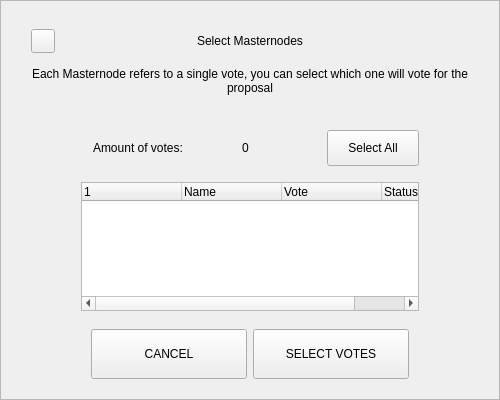
<?xml version="1.0" encoding="UTF-8"?>
<ui version="4.0">
 <class>MnSelectionDialog</class>
 <widget class="QWidget" name="MnSelectionDialog">
  <property name="geometry">
   <rect>
    <x>0</x>
    <y>0</y>
    <width>500</width>
    <height>400</height>
   </rect>
  </property>
  <property name="windowTitle">
   <string notr="true">N/A</string>
  </property>
  <layout class="QVBoxLayout" name="verticalLayout_3">
   <property name="spacing">
    <number>0</number>
   </property>
   <property name="leftMargin">
    <number>0</number>
   </property>
   <property name="topMargin">
    <number>0</number>
   </property>
   <property name="rightMargin">
    <number>0</number>
   </property>
   <property name="bottomMargin">
    <number>0</number>
   </property>
   <item>
    <widget class="QFrame" name="frame">
     <property name="styleSheet">
      <string notr="true"/>
     </property>
     <property name="frameShape">
      <enum>QFrame::StyledPanel</enum>
     </property>
     <property name="frameShadow">
      <enum>QFrame::Raised</enum>
     </property>
     <layout class="QVBoxLayout" name="verticalLayout_2">
      <property name="spacing">
       <number>6</number>
      </property>
      <property name="leftMargin">
       <number>30</number>
      </property>
      <property name="topMargin">
       <number>20</number>
      </property>
      <property name="rightMargin">
       <number>30</number>
      </property>
      <property name="bottomMargin">
       <number>20</number>
      </property>
      <item>
       <layout class="QHBoxLayout" name="horizontalLayout_3">
        <property name="spacing">
         <number>0</number>
        </property>
        <item>
         <widget class="QPushButton" name="btnEsc">
          <property name="minimumSize">
           <size>
            <width>24</width>
            <height>24</height>
           </size>
          </property>
          <property name="maximumSize">
           <size>
            <width>24</width>
            <height>24</height>
           </size>
          </property>
          <property name="focusPolicy">
           <enum>Qt::NoFocus</enum>
          </property>
          <property name="text">
           <string/>
          </property>
         </widget>
        </item>
        <item>
         <spacer name="horizontalSpacer_2">
          <property name="orientation">
           <enum>Qt::Horizontal</enum>
          </property>
          <property name="sizeHint" stdset="0">
           <size>
            <width>40</width>
            <height>20</height>
           </size>
          </property>
         </spacer>
        </item>
        <item>
         <widget class="QLabel" name="labelTitle">
          <property name="minimumSize">
           <size>
            <width>0</width>
            <height>40</height>
           </size>
          </property>
          <property name="maximumSize">
           <size>
            <width>16777215</width>
            <height>40</height>
           </size>
          </property>
          <property name="styleSheet">
           <string notr="true">padding-right:24px;</string>
          </property>
          <property name="text">
           <string>Select Masternodes</string>
          </property>
          <property name="alignment">
           <set>Qt::AlignCenter</set>
          </property>
          <property name="margin">
           <number>7</number>
          </property>
         </widget>
        </item>
        <item>
         <spacer name="horizontalSpacer">
          <property name="orientation">
           <enum>Qt::Horizontal</enum>
          </property>
          <property name="sizeHint" stdset="0">
           <size>
            <width>40</width>
            <height>20</height>
           </size>
          </property>
         </spacer>
        </item>
       </layout>
      </item>
      <item>
       <widget class="QLabel" name="labelMessage">
        <property name="text">
         <string>Each Masternode refers to a single vote, you can select which one will vote for the proposal</string>
        </property>
        <property name="alignment">
         <set>Qt::AlignCenter</set>
        </property>
        <property name="wordWrap">
         <bool>true</bool>
        </property>
       </widget>
      </item>
      <item>
       <spacer name="verticalSpacer">
        <property name="orientation">
         <enum>Qt::Vertical</enum>
        </property>
        <property name="sizeType">
         <enum>QSizePolicy::Fixed</enum>
        </property>
        <property name="sizeHint" stdset="0">
         <size>
          <width>20</width>
          <height>20</height>
         </size>
        </property>
       </spacer>
      </item>
      <item>
       <widget class="QWidget" name="widget" native="true">
        <property name="minimumSize">
         <size>
          <width>0</width>
          <height>55</height>
         </size>
        </property>
        <layout class="QVBoxLayout" name="verticalLayout">
         <property name="spacing">
          <number>0</number>
         </property>
         <property name="leftMargin">
          <number>50</number>
         </property>
         <property name="topMargin">
          <number>0</number>
         </property>
         <property name="rightMargin">
          <number>50</number>
         </property>
         <property name="bottomMargin">
          <number>0</number>
         </property>
         <item>
          <widget class="QWidget" name="containerTop" native="true">
           <layout class="QHBoxLayout" name="horizontalLayout_2">
            <property name="spacing">
             <number>3</number>
            </property>
            <property name="leftMargin">
             <number>0</number>
            </property>
            <property name="topMargin">
             <number>0</number>
            </property>
            <property name="rightMargin">
             <number>0</number>
            </property>
            <property name="bottomMargin">
             <number>0</number>
            </property>
            <item>
             <widget class="QWidget" name="containerAmountOfVotes" native="true">
              <property name="minimumSize">
               <size>
                <width>180</width>
                <height>36</height>
               </size>
              </property>
              <property name="maximumSize">
               <size>
                <width>16777215</width>
                <height>36</height>
               </size>
              </property>
              <layout class="QHBoxLayout" name="horizontalLayout_4" stretch="1,0">
               <property name="spacing">
                <number>4</number>
               </property>
               <property name="leftMargin">
                <number>12</number>
               </property>
               <property name="topMargin">
                <number>4</number>
               </property>
               <property name="rightMargin">
                <number>12</number>
               </property>
               <property name="bottomMargin">
                <number>4</number>
               </property>
               <item>
                <widget class="QLabel" name="labelAmountOfVotesText">
                 <property name="minimumSize">
                  <size>
                   <width>140</width>
                   <height>0</height>
                  </size>
                 </property>
                 <property name="maximumSize">
                  <size>
                   <width>16777215</width>
                   <height>16777215</height>
                  </size>
                 </property>
                 <property name="text">
                  <string>Amount of votes:</string>
                 </property>
                </widget>
               </item>
               <item>
                <widget class="QLabel" name="labelAmountOfVotes">
                 <property name="text">
                  <string notr="true">0</string>
                 </property>
                </widget>
               </item>
              </layout>
             </widget>
            </item>
            <item>
             <spacer name="horizontalSpacer_3">
              <property name="orientation">
               <enum>Qt::Horizontal</enum>
              </property>
              <property name="sizeHint" stdset="0">
               <size>
                <width>211</width>
                <height>20</height>
               </size>
              </property>
             </spacer>
            </item>
            <item>
             <widget class="QPushButton" name="btnSelectAll">
              <property name="minimumSize">
               <size>
                <width>92</width>
                <height>36</height>
               </size>
              </property>
              <property name="maximumSize">
               <size>
                <width>16777215</width>
                <height>36</height>
               </size>
              </property>
              <property name="focusPolicy">
               <enum>Qt::NoFocus</enum>
              </property>
              <property name="text">
               <string>Select All</string>
              </property>
              <property name="checkable">
               <bool>true</bool>
              </property>
              <property name="checked">
               <bool>false</bool>
              </property>
             </widget>
            </item>
           </layout>
          </widget>
         </item>
        </layout>
       </widget>
      </item>
      <item>
       <layout class="QHBoxLayout" name="horizontalLayout_6">
        <property name="leftMargin">
         <number>50</number>
        </property>
        <property name="rightMargin">
         <number>50</number>
        </property>
        <item>
         <widget class="QTreeWidget" name="treeWidget">
          <property name="focusPolicy">
           <enum>Qt::NoFocus</enum>
          </property>
          <property name="styleSheet">
           <string notr="true">outline: 0;</string>
          </property>
          <column>
           <property name="text">
            <string/>
           </property>
          </column>
          <column>
           <property name="text">
            <string>Name</string>
           </property>
          </column>
          <column>
           <property name="text">
            <string>Vote</string>
           </property>
          </column>
          <column>
           <property name="text">
            <string>Status</string>
           </property>
          </column>
         </widget>
        </item>
       </layout>
      </item>
      <item>
       <spacer name="verticalSpacer_3">
        <property name="orientation">
         <enum>Qt::Vertical</enum>
        </property>
        <property name="sizeType">
         <enum>QSizePolicy::Fixed</enum>
        </property>
        <property name="sizeHint" stdset="0">
         <size>
          <width>20</width>
          <height>12</height>
         </size>
        </property>
       </spacer>
      </item>
      <item>
       <layout class="QHBoxLayout" name="horizontalLayout" stretch="2,2">
        <property name="leftMargin">
         <number>60</number>
        </property>
        <property name="rightMargin">
         <number>60</number>
        </property>
        <item>
         <widget class="QPushButton" name="btnCancel">
          <property name="minimumSize">
           <size>
            <width>0</width>
            <height>50</height>
           </size>
          </property>
          <property name="focusPolicy">
           <enum>Qt::NoFocus</enum>
          </property>
          <property name="text">
           <string>CANCEL</string>
          </property>
         </widget>
        </item>
        <item>
         <widget class="QPushButton" name="btnSave">
          <property name="minimumSize">
           <size>
            <width>0</width>
            <height>50</height>
           </size>
          </property>
          <property name="focusPolicy">
           <enum>Qt::NoFocus</enum>
          </property>
          <property name="text">
           <string>SELECT VOTES</string>
          </property>
         </widget>
        </item>
       </layout>
      </item>
     </layout>
    </widget>
   </item>
  </layout>
 </widget>
 <resources/>
 <connections/>
</ui>
